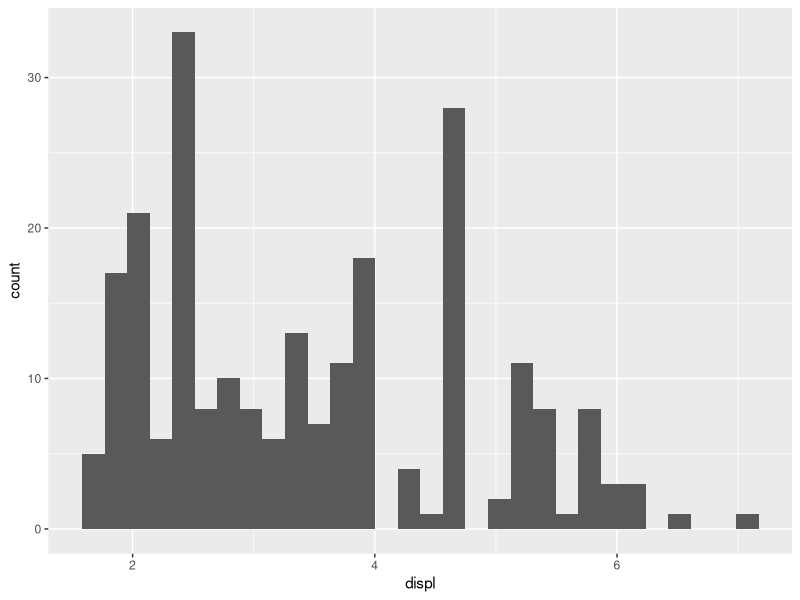
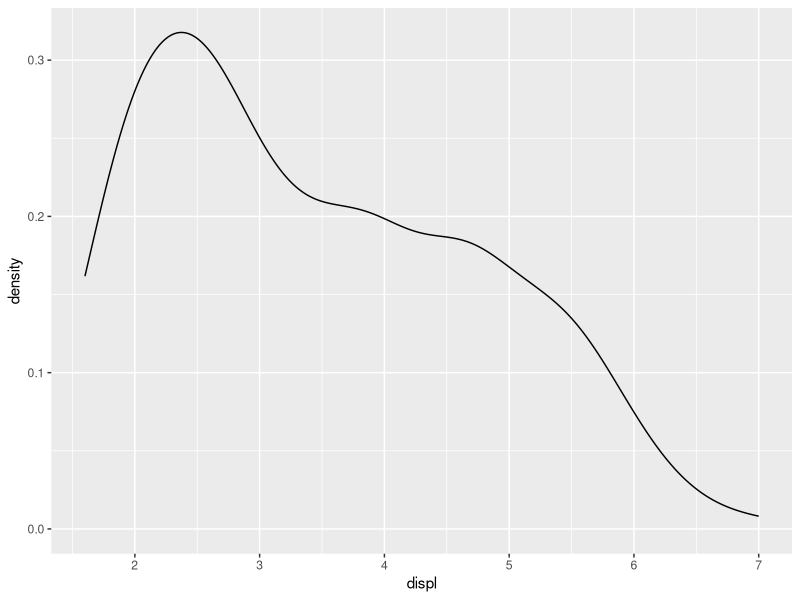
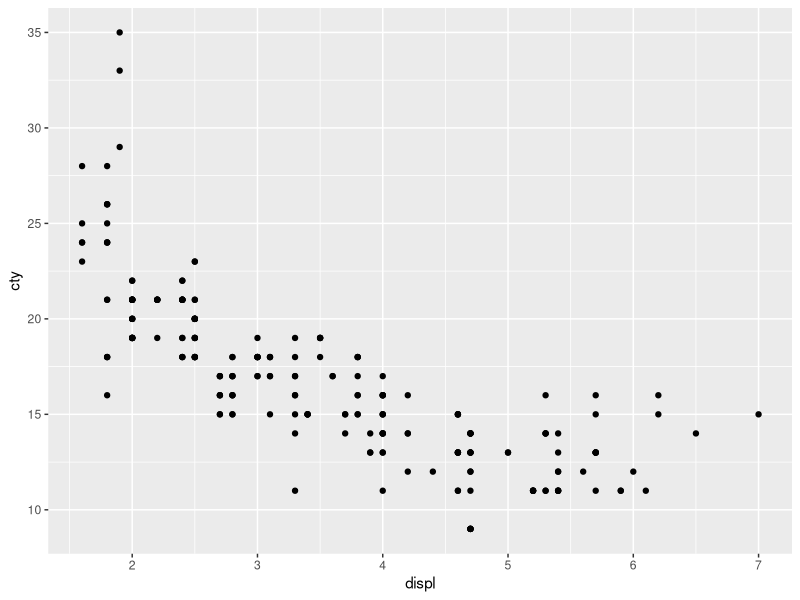
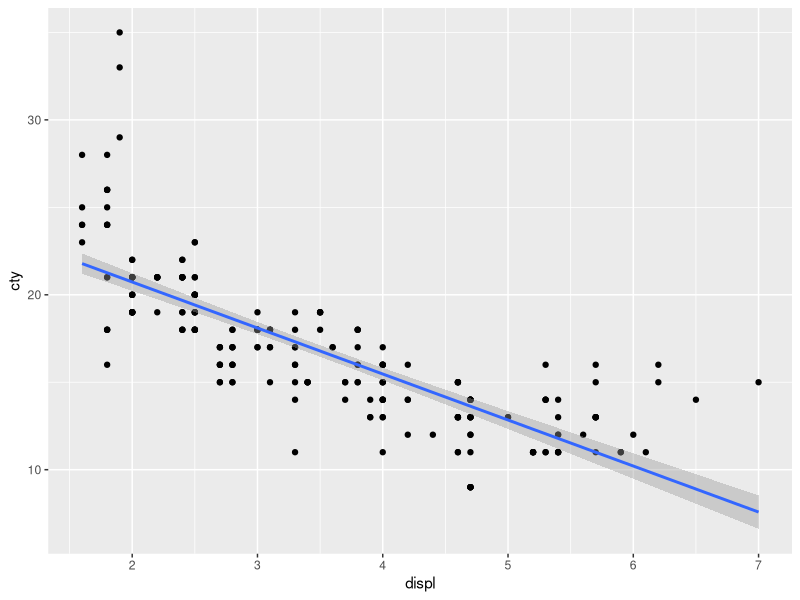
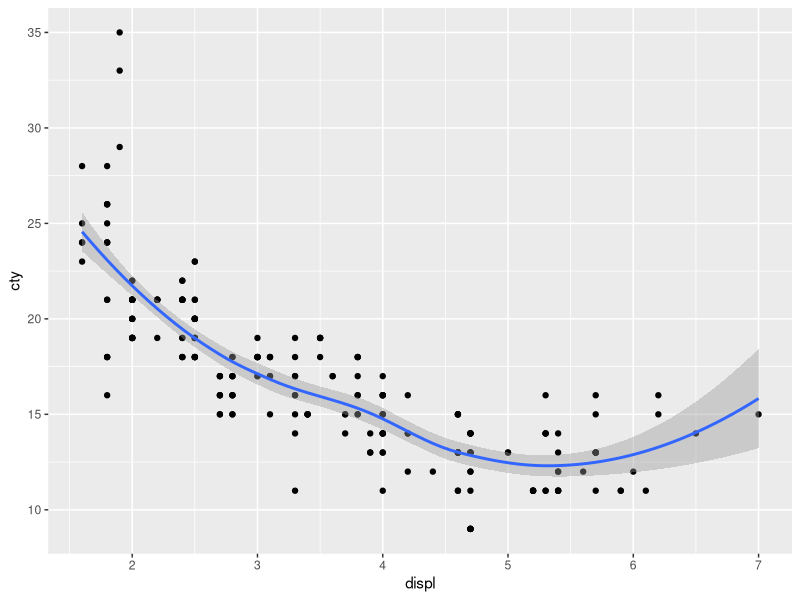
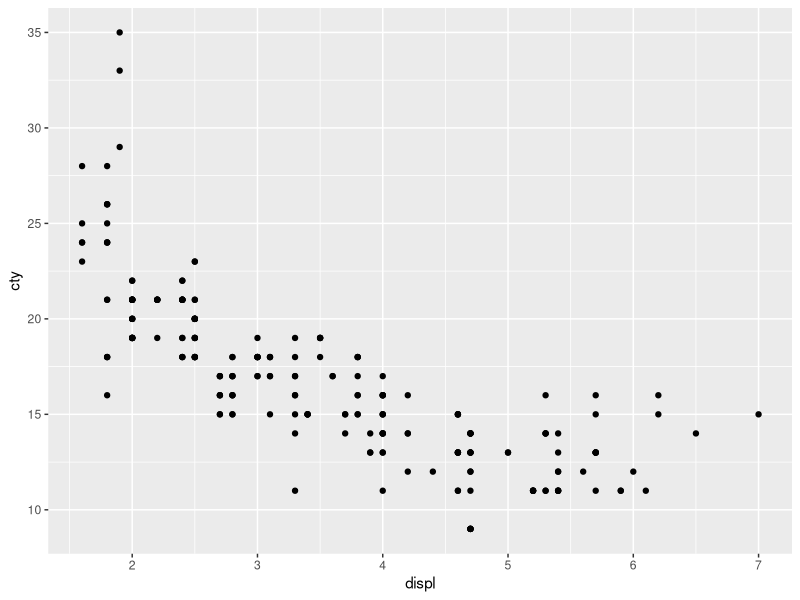
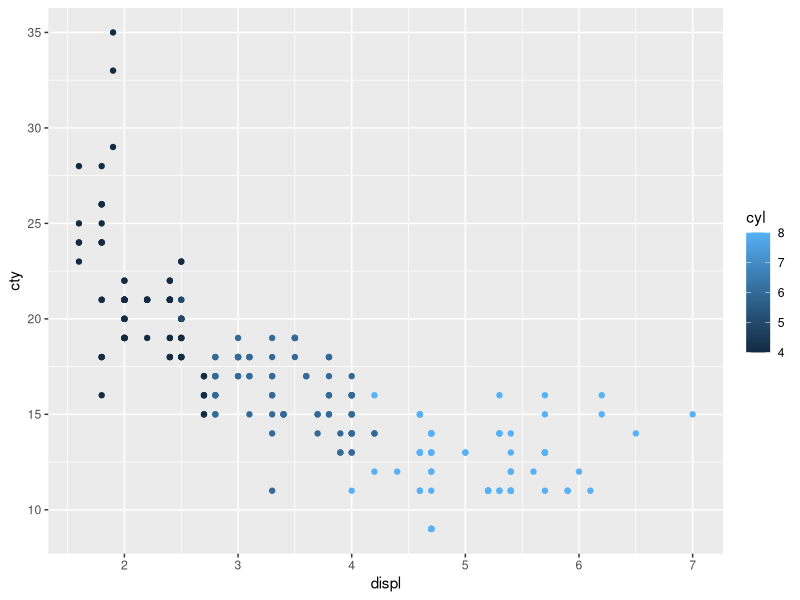
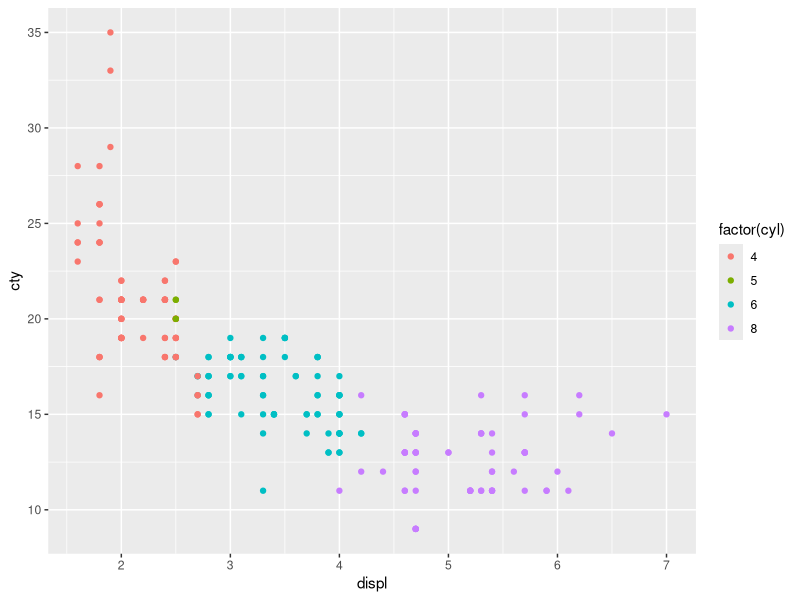

Write the R code that produced these figures, in order.
## ---- chunk 1
library(tidyverse)
## ---- chunk 2
head(mpg)
## ---- chunk 3
ggplot() +
  geom_histogram(data = mpg, mapping = aes(x = displ))

ggplot() +
  geom_density(data = mpg, mapping = aes(x = displ))

ggplot() +
  geom_point(data = mpg, mapping = aes(x = displ, y = cty))
## ---- chunk 4
ggplot() +
  geom_point(data = mpg, mapping = aes(x = displ, y = cty)) +
  geom_smooth(data = mpg, mapping = aes(x = displ, y = cty), method = "lm")
## ---- chunk 5
ggplot(data = mpg, mapping = aes(x = displ, y = cty)) +
  geom_point() +
  geom_smooth()
## ---- chunk 6
mpg1999 <- mpg %>% 
  filter(year == 1999)

mpg2008 <- mpg %>% 
  filter(year == 2008)

ggplot(mapping = aes(x = displ, y = cty)) +
  geom_point(data = mpg1999) +
  geom_point(data = mpg2008)

## ---- chunk 7
ggplot(data = mpg, mapping = aes(x = displ, y = cty, group = cty, colour = cyl)) +
  geom_point()

ggplot(data = mpg, mapping = aes(x = displ, y = cty, group = factor(cty), colour = factor(cyl))) +
  geom_point()
## ---- chunk 8
ggplot(data = mpg, mapping = aes(x = displ, y = cty)) +
  geom_point() +
  geom_smooth(mapping = aes(group = factor(cyl), colour = factor(cyl)), method = "lm")

ggplot(data = mpg, mapping = aes(x = displ, y = cty)) +
  geom_point() +
  geom_smooth(mapping = aes(group = factor(cyl)), method = "lm")
## ---- chunk 9
ggplot(data = mpg, mapping = aes(x = displ, y = cty)) +
  geom_point(mapping = aes(colour = factor(cyl), shape = factor(cyl)))

ggplot(data = mpg, mapping = aes(x = displ, y = cty)) +
  geom_point() +
  geom_smooth(mapping = aes(colour = factor(year), linetype = factor(year)), method = "lm")
## ---- chunk 10
ggplot(data = mpg, mapping = aes(x = displ, y = cty, colour = factor(cyl))) +
  geom_point(shape = 17, size = 4, alpha = 0.4)

ggplot(data = mpg, mapping = aes(x = displ, y = cty)) +
  geom_point(colour = "chocolate", shape = 35, size = 10) +
  geom_smooth(method = "lm", linetype = "dashed", se = FALSE)
## ---- chunk 11
add_x <- c(2.5, 3, 3.5)
add_y <- c(25, 27.5, 30)

ggplot(data = mpg, mapping = aes(x = displ, y = cty)) +
  geom_point() +
  annotate(geom = "point", x = add_x, y = add_y, colour = "red") +
  annotate(geom = "text", x = c(5, 5), y = c(30, 25), label = c("Check!", "annotate additional data"))
## ---- chunk 12
ggplot(data = mpg, mapping = aes(x = displ, y = cty)) +
  geom_point() +
  facet_wrap(~ cyl)

ggplot(data = mpg, mapping = aes(x = displ, y = cty)) +
  geom_point() +
  facet_grid(~ cyl)

ggplot(data = mpg, mapping = aes(x = displ, y = cty)) +
  geom_point() +
  facet_grid(cyl ~ .)
## ---- chunk 13
ggplot(data = mpg, mapping = aes(displ, y = cty)) +
  geom_point() +
  facet_wrap(year ~ cyl)

ggplot(data = mpg, mapping = aes(displ, y = cty)) +
  geom_point() +
  facet_grid(year ~ cyl)
## ---- chunk 14
mean_cty <- mpg %>% 
  group_by(class) %>% 
  summarise(cty_m = mean(cty))

ggplot(data = mean_cty, mapping = aes(x = class, y = cty_m)) +
  geom_bar(stat = "identity")
## ---- chunk 15
ggplot(data = mpg, mapping = aes(x = class, y = cty)) +
  geom_bar(stat = "summary", fun = "mean")

ggplot(data = mpg, mapping = aes(x = class, y = cty)) +
  stat_summary(geom = "bar", fun = "mean")
## ---- chunk 16
ggplot(data = mpg, mapping = aes(x = class, y = cty)) +
  stat_summary(geom = "pointrange", fun = "mean", fun.max = "max", fun.min = "min")
## ---- chunk 17
ggplot(data = mpg, mapping = aes(x = class, y = cty)) +
  stat_summary(geom = "bar", fun = "mean", fill = "grey") +
  stat_summary(geom = "pointrange", fun.data = "mean_se")
## ---- chunk 18
ggplot(data = mpg, mapping = aes(x = factor(year), y = displ)) +
  stat_summary(fun = "mean", geom = "line", group = 1)
## ---- chunk 19
ggplot(data = mpg, mapping = aes(x = class, y = cty)) +
  stat_summary(geom = "bar", fun = "mean") +
  geom_point(mapping = aes(colour = class), show.legend = FALSE)
## ---- chunk 20
ggplot(data = mpg, mapping = aes(x = class, y = cty)) +
  geom_violin(scale = "count") +
  geom_point(mapping = aes(colour = class), show.legend = FALSE)
## ---- chunk 21
ggplot(data = mpg, mapping = aes(x = class, y = cty)) +
  stat_summary(geom = "bar", fun = "mean") +
  geom_point(mapping = aes(colour = class),
             position = position_jitter(),
             show.legend = FALSE)
## ---- chunk 22
ggplot(data = mpg, mapping = aes(x = class, y = cty)) +
  stat_summary(geom = "bar", fun = "mean") +
  geom_point(mapping = aes(colour = class),
             position = position_jitter(width = 0.2, height = 0, seed = 1234),
             show.legend = FALSE)
## ---- chunk 23
ggplot(data = mpg, mapping = aes(x = displ, y = cty)) +
  geom_point() +
  geom_vline(xintercept = 4) +
  geom_hline(yintercept = 15) +
  geom_smooth(method = "lm", se = FALSE)
## ---- chunk 24
ggplot(data = mpg, mapping = aes(x = displ, y = cty)) +
  geom_point() +
  xlim(1.5, 4.5) +
  ylim(10, 35) +
  geom_vline(xintercept = 4) +
  geom_hline(yintercept = 15) +
  geom_smooth(method = "lm", se = FALSE)
## ---- chunk 25
ggplot(data = mpg, mapping = aes(x = displ, y = cty)) +
  geom_point() +
  coord_cartesian(xlim = c(1.5, 4.5), ylim = c(10, 35)) +
  geom_vline(xintercept = 4) +
  geom_hline(yintercept = 15) +
  geom_smooth(method = "lm", se = FALSE)
## ---- chunk 26
ggplot(data = mpg, mapping = aes(x = displ, y = cty)) +
  theme_bw() +
  geom_point()
## ---- chunk 27
ggplot(data = mpg, mapping = aes(x = displ, y = cty)) +
  theme_classic(base_size = 30, base_family = "serif") +
  geom_point()
